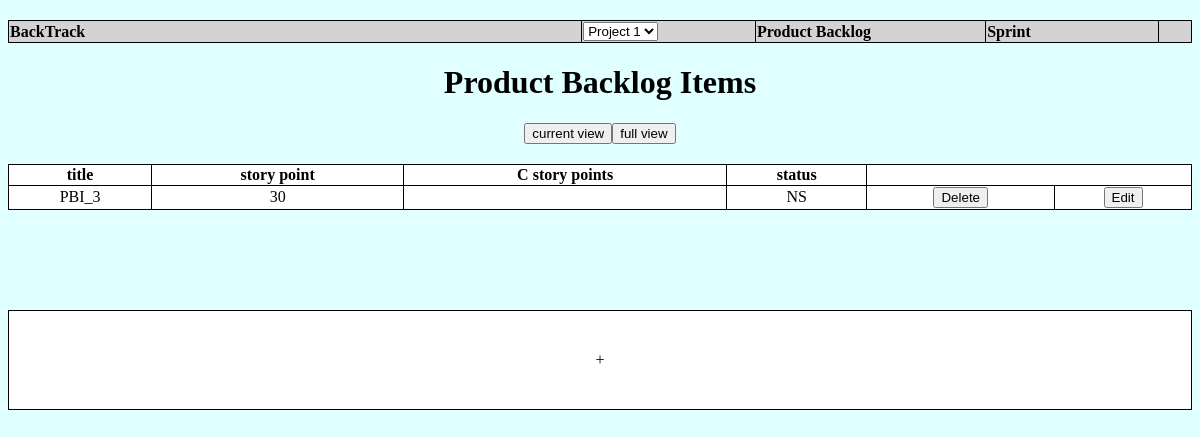
The app's page /productBacklog/ (signed in), older data.
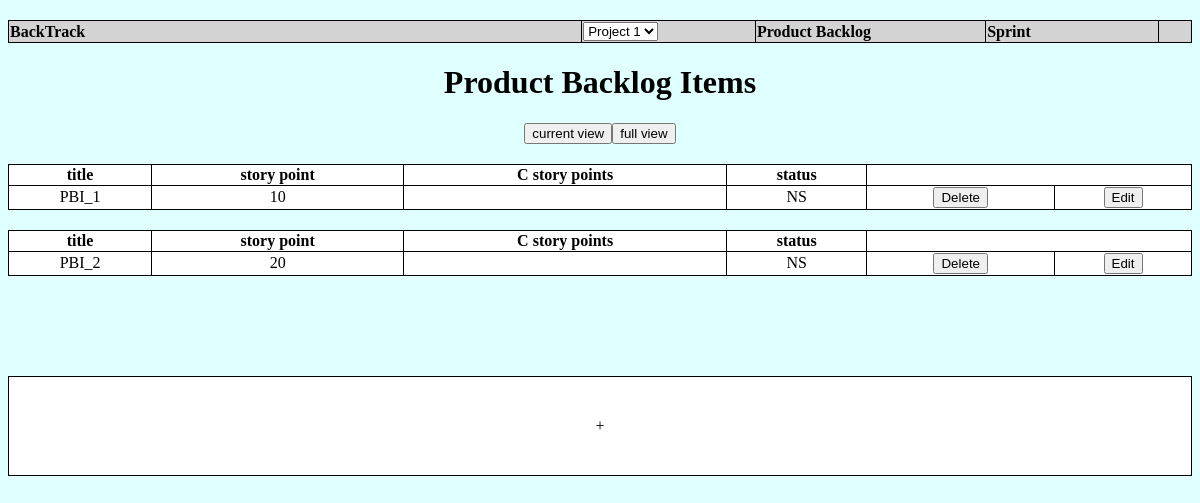
The same page, newer data.
### sprints/models.py (models this page shows)
class PBI(models.Model):
    description = models.CharField(max_length=200)
    id = models.AutoField(primary_key=True)
    STATUS = (('NS', 'Not started'), ('IP', 'In progress'), ('C', 'Complete'), ('NF', 'NotFinish'))
    status = models.CharField(max_length=10, choices=STATUS, default='NS')
    sprint = models.ForeignKey(SprintBacklog, null=True, on_delete=models.SET_NULL)
    estimated_efforts = models.IntegerField(null=True)
    remainStory = models.IntegerField(null=True, default=10)
    objects = models.Manager()
    def __str__(self):
        return self.description

### productBacklog/views.py (the view)
# urls.py: path('', views.product_backlog , name='productBacklog'),
def product_backlog(request):
    if request.user.is_authenticated:
        user = str(request.user)
        users_project = Developer.objects.filter(user__username=user)[0].project
        sprint_backlog = Project.objects.filter(name=users_project)[0].sprintBacklog
        pbis = PBI.objects.filter(sprint=sprint_backlog)
        print(users_project)
        print(sprint_backlog)
        print(pbis)
        return render(request, 'productBacklog/pbi_list.html', {'pbi_list': pbis})
    else:
        return redirect('%s?next=%s' % (settings.LOGIN_URL, request.path))

### sprints/models.py (called while the page is built)
    def __str__(self):
        return self.name

### templates/productBacklog/pbi_list.html (shortened to what this page needs)
<!DOCTYPE html>
<html lang="en">
  <head>
  </head>
  <body>
    <div>
      <table id="bar">
        <th width="50%">BackTrack</th>
        <th width="15%">
          <select>
            <option value="project_1">Project 1</option>
          </select>
        </th>
        <th width="20%">Product Backlog</th>
        <th width="15%">Sprint</th>
        <th width="5%" class="icon"><img src="" width="30px" /></th>
      </table>
    </div>
    <div id="pagename">
      <h1>Product Backlog Items</h1>
    </div>
    <div id="buttons">
        <form action="/current/" method="get">
            <button>current view</button>
        </form>
        <form action="/full/" method="get">
            <button>full view</button>
        </form>
    </div>
    {% for pbi in pbi_list %}
      <div id="tablediv">
        <table id = "table">
          <tr>
            <th>title</th>
            <th>story point</th>
            <th>C story points</th>
            <th>status</th>
          </tr>
          <tr>
            <td>{{ pbi.description }} </td>
            <td>{{ pbi.estimated_efforts }}</td>
            <td>{{ pbi.cumulative_story_point }}</td>
            <td>{{ pbi.status }}</td>
            <td>
              <a href="/del/?sid={{ pbi.id_name }}"><button class="btn btn-danger">Delete</button></a>
            </td>
            <td>
              <a href="/edit/?sid={{ pbi.id_name }}"><button class="btn btn-primary">Edit</button></a>
            </td>
          </tr>
        </table>
      </div>
    {% empty %}
      <li>No PBI yet.</li>
    {% endfor %}
    <div id="addbox" onclick="openAddForm()">
      +
    </div>
  </body>
</html>

Row changes from the older to the newer data that the page shows:
no longer on this page (row edited): PBI: description "PBI_3", estimated_efforts "30", status "NS"
now on this page (row edited): PBI: description "PBI_1", estimated_efforts "10", status "NS"
now on this page (row edited): PBI: description "PBI_2", estimated_efforts "20", status "NS"
